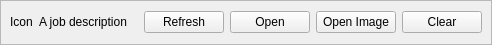
<?xml version="1.0" encoding="UTF-8"?>
<ui version="4.0">
 <class>Form</class>
 <widget class="QWidget" name="Form">
  <property name="geometry">
   <rect>
    <x>0</x>
    <y>0</y>
    <width>492</width>
    <height>45</height>
   </rect>
  </property>
  <property name="windowTitle">
   <string>Form</string>
  </property>
  <layout class="QVBoxLayout" name="verticalLayout_2">
   <property name="leftMargin">
    <number>0</number>
   </property>
   <property name="topMargin">
    <number>0</number>
   </property>
   <property name="rightMargin">
    <number>0</number>
   </property>
   <property name="bottomMargin">
    <number>0</number>
   </property>
   <item>
    <widget class="QFrame" name="frame">
     <property name="frameShape">
      <enum>QFrame::StyledPanel</enum>
     </property>
     <property name="frameShadow">
      <enum>QFrame::Raised</enum>
     </property>
     <layout class="QVBoxLayout" name="verticalLayout">
      <item>
       <layout class="QHBoxLayout" name="horizontalLayout">
        <item>
         <widget class="QLabel" name="lbl_icon">
          <property name="text">
           <string>Icon</string>
          </property>
         </widget>
        </item>
        <item>
         <widget class="QLabel" name="lbl_job_description">
          <property name="frameShape">
           <enum>QFrame::NoFrame</enum>
          </property>
          <property name="text">
           <string>A job description</string>
          </property>
         </widget>
        </item>
        <item>
         <spacer name="horizontalSpacer">
          <property name="orientation">
           <enum>Qt::Horizontal</enum>
          </property>
          <property name="sizeHint" stdset="0">
           <size>
            <width>40</width>
            <height>20</height>
           </size>
          </property>
         </spacer>
        </item>
        <item>
         <widget class="QPushButton" name="btn_refresh">
          <property name="text">
           <string>Refresh</string>
          </property>
         </widget>
        </item>
        <item>
         <widget class="QPushButton" name="btn_open">
          <property name="text">
           <string>Open</string>
          </property>
         </widget>
        </item>
        <item>
         <widget class="QPushButton" name="btn_open_image">
          <property name="text">
           <string>Open Image</string>
          </property>
         </widget>
        </item>
        <item>
         <widget class="QPushButton" name="btn_clear">
          <property name="text">
           <string>Clear</string>
          </property>
         </widget>
        </item>
       </layout>
      </item>
     </layout>
    </widget>
   </item>
  </layout>
 </widget>
 <resources/>
 <connections/>
</ui>
